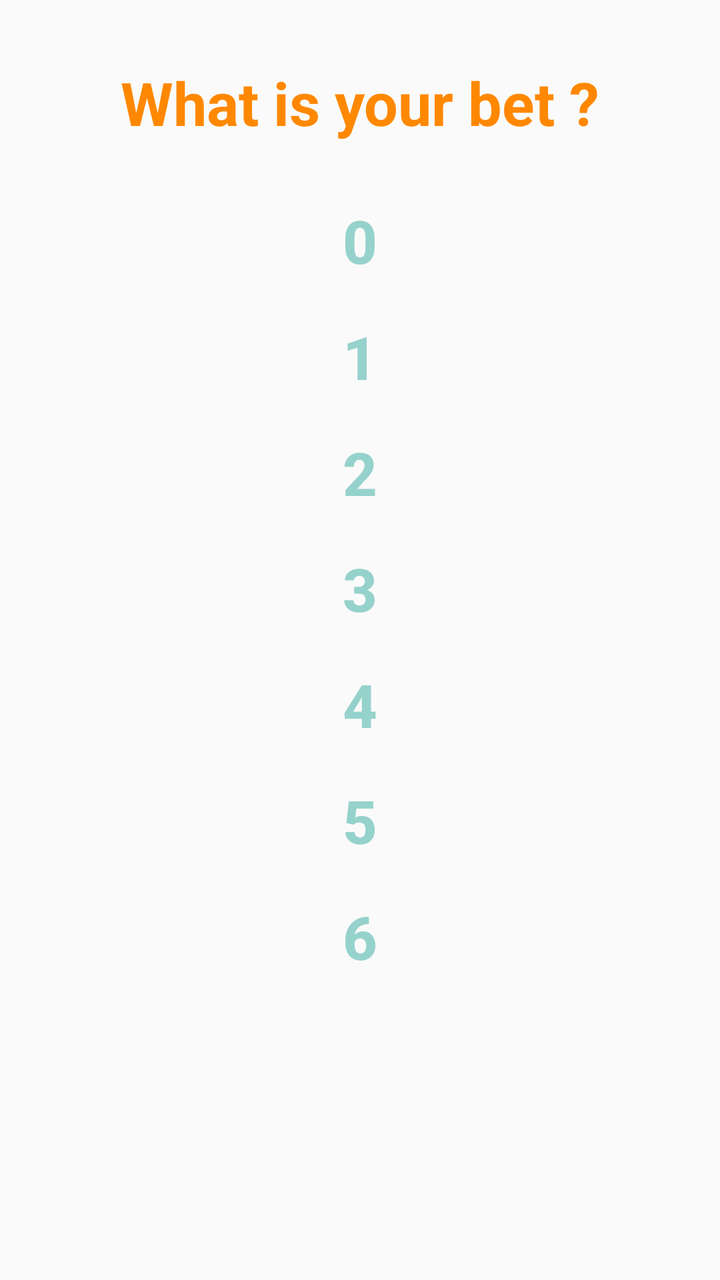
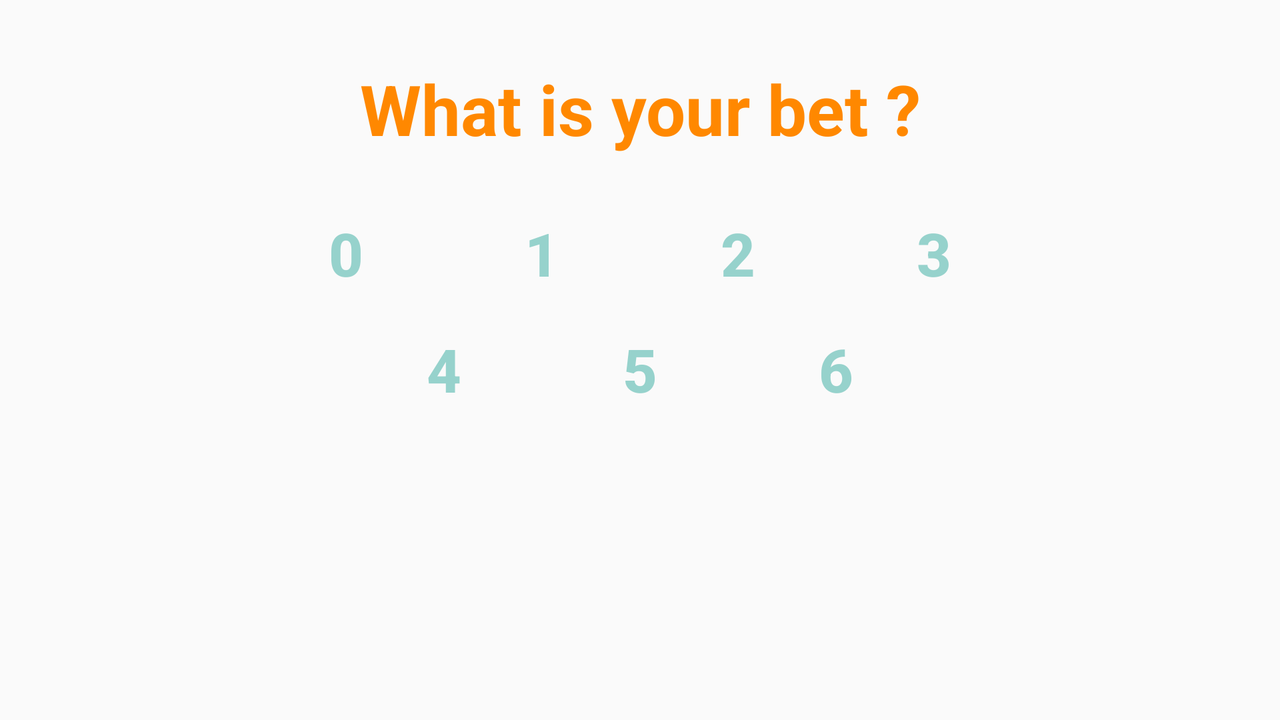

Compare how this app lays out the same screen by default and in its alternative resource folder. The renders come first, then the two layout files and the values they reference.
<!-- AndroidManifest.xml: application theme AppTheme -->
<!-- res/layout/activity_apostatotaljh.xml -->
<LinearLayout xmlns:android="http://schemas.android.com/apk/res/android"
    xmlns:tools="http://schemas.android.com/tools"
    android:paddingLeft="16dp"
    android:paddingRight="16dp"
    android:paddingTop="16dp"
    android:paddingBottom="16dp"
    android:orientation="vertical"
    android:layout_width="match_parent"
    android:layout_height="match_parent"
    android:background="@android:color/transparent">
    tools:context="com.example.jm.jogomoeda.AJ"

    <TextView
        android:layout_width="fill_parent"
        android:layout_height="wrap_content"
        android:text="@string/pre2"
        android:id="@+id/Pregunta2"
        android:autoText="false"
        android:textStyle="bold"
        android:textSize="30dp"
        android:textColor="@android:color/holo_orange_dark"
        android:gravity="center_horizontal"
        android:layout_marginTop="15dp"
        android:layout_marginBottom="20dp" />

    <Button
        style="?android:attr/buttonStyleSmall"
        android:layout_width="fill_parent"
        android:layout_height="wrap_content"
        android:text="0"
        android:background="@null"
        android:id="@+id/MT0"
        android:layout_margin="5dp"
        android:textStyle="bold"
        android:textSize="30dp"
        android:nestedScrollingEnabled="false"
        android:textColor="@color/highlighted_text_material_light" />

    <Button
        android:layout_width="fill_parent"
        android:layout_height="wrap_content"
        android:text="1"
        android:background="@null"
        android:id="@+id/MT1"
        android:layout_gravity="center_horizontal"
        android:textStyle="bold"
        android:textSize="30dp"
        android:layout_margin="5dp"
        android:textColor="@color/highlighted_text_material_light" />

    <Button
        style="?android:attr/buttonStyleSmall"
        android:layout_width="fill_parent"
        android:layout_height="wrap_content"
        android:text="2"
        android:background="@null"
        android:id="@+id/MT2"
        android:layout_gravity="center_horizontal"
        android:textSize="30dp"
        android:textStyle="bold"
        android:layout_margin="5dp"
        android:textColor="@color/highlighted_text_material_light" />

    <Button
        style="?android:attr/buttonStyleSmall"
        android:layout_width="fill_parent"
        android:layout_height="wrap_content"
        android:text="3"
        android:background="@null"
        android:id="@+id/MT3"
        android:layout_margin="5dp"
        android:textStyle="bold"
        android:textSize="30dp"
        android:layout_gravity="center_horizontal"
        android:textColor="@color/highlighted_text_material_light" />

    <Button
        style="?android:attr/buttonStyleSmall"
        android:layout_width="fill_parent"
        android:layout_height="wrap_content"
        android:text="4"
        android:background="@null"
        android:id="@+id/MT4"
        android:layout_margin="5dp"
        android:textStyle="bold"
        android:textSize="30dp"
        android:layout_gravity="center_horizontal"
        android:textColor="@color/highlighted_text_material_light" />

    <Button
        style="?android:attr/buttonStyleSmall"
        android:layout_width="fill_parent"
        android:layout_height="wrap_content"
        android:text="5"
        android:background="@null"
        android:id="@+id/MT5"
        android:layout_margin="5dp"
        android:textStyle="bold"
        android:textSize="30dp"
        android:layout_gravity="center_horizontal"
        android:textColor="@color/highlighted_text_material_light" />

    <Button
        style="?android:attr/buttonStyleSmall"
        android:layout_width="fill_parent"
        android:layout_height="wrap_content"
        android:text="6"
        android:background="@null"
        android:id="@+id/MT6"
        android:layout_margin="5dp"
        android:textStyle="bold"
        android:textSize="30dp"
        android:layout_gravity="center_horizontal"
        android:textColor="@color/highlighted_text_material_light" />
</LinearLayout>
<!-- resources referenced by this layout -->
<resources>
  <string name="pre2">What is your bet ?</string>
  <style name="AppTheme" parent="Theme.AppCompat.Light">
          
     </style>
</resources>
<!-- res/layout-land/activity_apostatotaljh.xml (the repository's variant of the layout above) -->
<!-- drawn on the phone turned sideways -->
<LinearLayout xmlns:android="http://schemas.android.com/apk/res/android"
    xmlns:tools="http://schemas.android.com/tools"
    android:paddingLeft="16dp"
    android:paddingRight="16dp"
    android:paddingTop="16dp"
    android:paddingBottom="16dp"
    android:orientation="vertical"
    android:layout_width="match_parent"
    android:layout_height="match_parent"
    android:background="@android:color/transparent">
    tools:context="com.example.jm.jogomoeda.AJ"

    <TextView
        android:layout_width="fill_parent"
        android:layout_height="wrap_content"
        android:text="@string/pre2"
        android:id="@+id/Pregunta2"
        android:autoText="false"
        android:textStyle="bold"
        android:textSize="35dp"
        android:textColor="@android:color/holo_orange_dark"
        android:gravity="center_horizontal"
        android:layout_marginTop="15dp"
        android:layout_marginBottom="20dp" />

    <TableRow
        android:layout_width="fill_parent"
        android:layout_height="wrap_content"
        android:gravity="center_horizontal">

    <Button
        android:layout_width="wrap_content"
        android:layout_height="wrap_content"
        android:text="0"
        android:background="@null"
        android:id="@+id/MT0"
        android:layout_margin="5dp"
        android:textStyle="bold"
        android:textSize="30dp"
        android:textColor="@color/highlighted_text_material_light" />

    <Button
        android:layout_width="wrap_content"
        android:layout_height="wrap_content"
        android:text="1"
        android:background="@null"
        android:id="@+id/MT1"
        android:textStyle="bold"
        android:textSize="30dp"
        android:layout_margin="5dp"
        android:textColor="@color/highlighted_text_material_light" />

    <Button
        android:layout_width="wrap_content"
        android:layout_height="wrap_content"
        android:text="2"
        android:background="@null"
        android:id="@+id/MT2"
        android:textSize="30dp"
        android:textStyle="bold"
        android:layout_margin="5dp"
        android:textColor="@color/highlighted_text_material_light" />

    <Button
        android:layout_width="wrap_content"
        android:layout_height="wrap_content"
        android:text="3"
        android:background="@null"
        android:id="@+id/MT3"
        android:layout_margin="5dp"
        android:textStyle="bold"
        android:textSize="30dp"
        android:textColor="@color/highlighted_text_material_light" />

    </TableRow>

    <TableRow
        android:layout_width="fill_parent"
        android:layout_height="wrap_content"
        android:gravity="center_horizontal">
    <Button
        android:layout_width="wrap_content"
        android:layout_height="wrap_content"
        android:text="4"
        android:background="@null"
        android:id="@+id/MT4"
        android:layout_margin="5dp"
        android:textStyle="bold"
        android:textSize="30dp"
        android:textColor="@color/highlighted_text_material_light" />

    <Button
        android:layout_width="wrap_content"
        android:layout_height="wrap_content"
        android:text="5"
        android:background="@null"
        android:id="@+id/MT5"
        android:layout_margin="5dp"
        android:textStyle="bold"
        android:textSize="30dp"
        android:textColor="@color/highlighted_text_material_light" />

    <Button
        android:layout_width="wrap_content"
        android:layout_height="wrap_content"
        android:text="6"
        android:background="@null"
        android:id="@+id/MT6"
        android:layout_margin="5dp"
        android:textStyle="bold"
        android:textSize="30dp"
        android:textColor="@color/highlighted_text_material_light" />
    </TableRow>

</LinearLayout>
